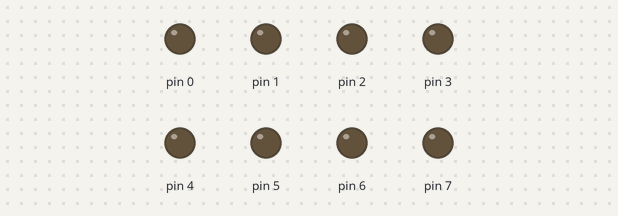
Simulated run of this sketch. Board: Arduino Uno, built with avr-gcc and run on an emulated ATmega328P. Shown: output pins drawn as LEDs (lit = HIGH).

Above: at 0.1 s.
At 4.9 s:
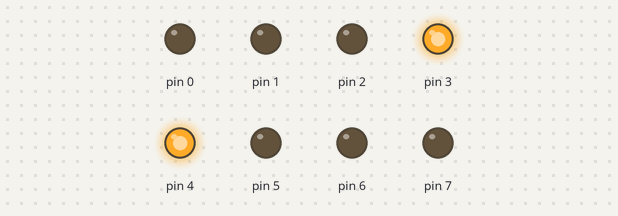
At 9.9 s:
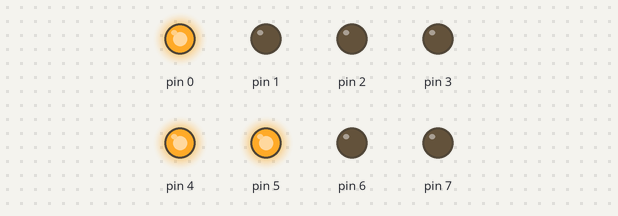
At 19.9 s:
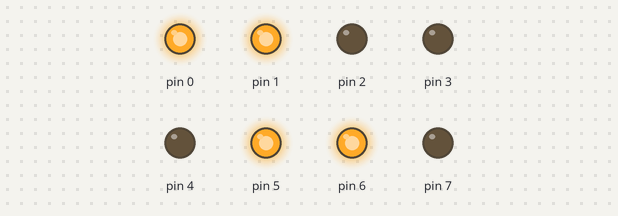
At 29.9 s:
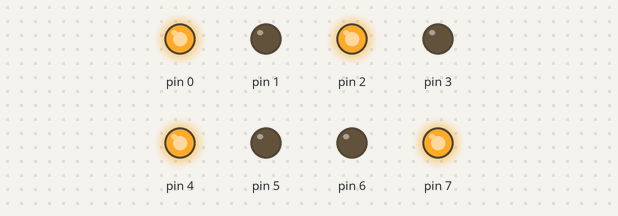
At 39.9 s:
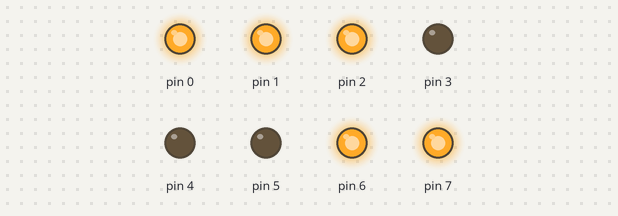
Timing chart, 0 to 40.0 s (numbered marks = the images above):
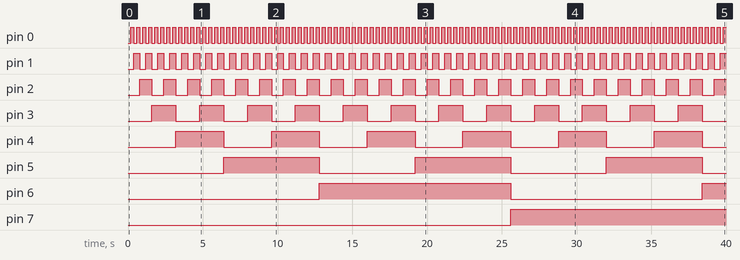

The sketch:

BinaryCounter2.ino
```cpp
// Set the first 8 digital pins to be output pins
void setup()
{
  DDRD = 0xFF;
}

int pinSpeed = 200;
byte counter = 0;

void loop()
{

  PORTD = counter;

  // Increment count variable.
  counter++;

  // Wait
  delay( pinSpeed );

}
```

Measured:
- by itself, pin 0: alternates HIGH for 0.20 s and LOW for 0.20 s
- by itself, pin 1: alternates HIGH for 0.40 s and LOW for 0.40 s
- by itself, pin 2: alternates HIGH for 0.80 s and LOW for 0.80 s
- by itself, pin 3: alternates HIGH for 1.6 s and LOW for 1.6 s
- by itself, pin 4: alternates HIGH for 3.2 s and LOW for 3.2 s
- by itself, pin 5: alternates HIGH for 6.4 s and LOW for 6.4 s
- by itself, pin 6: LOW → HIGH at 12.8 s, → LOW 12.8 s later, → HIGH 12.8 s later
- by itself, pin 7: LOW → HIGH at 25.6 s
